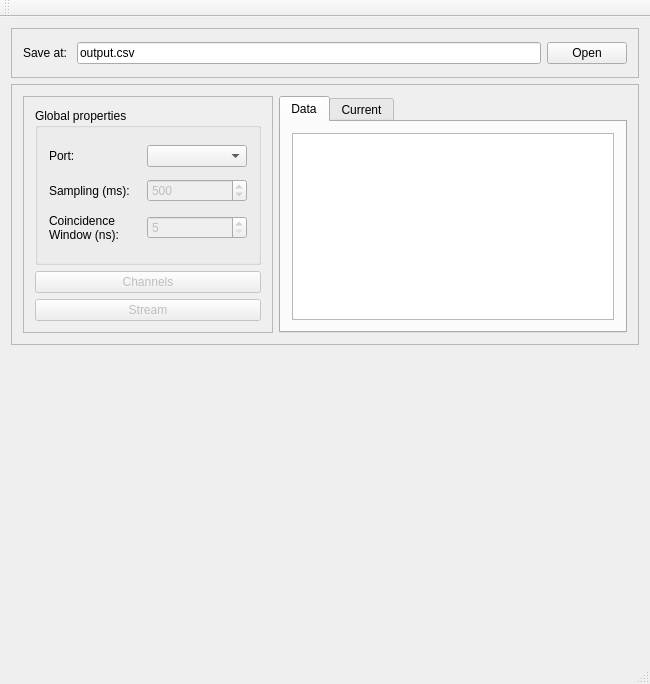
<?xml version="1.0" encoding="UTF-8"?>
<ui version="4.0">
 <class>MainWindow</class>
 <widget class="QMainWindow" name="MainWindow">
  <property name="geometry">
   <rect>
    <x>0</x>
    <y>0</y>
    <width>650</width>
    <height>684</height>
   </rect>
  </property>
  <property name="windowTitle">
   <string>Quantum</string>
  </property>
  <property name="unifiedTitleAndToolBarOnMac">
   <bool>false</bool>
  </property>
  <widget class="QWidget" name="centralWidget">
   <layout class="QVBoxLayout" name="verticalLayout">
    <item>
     <widget class="QFrame" name="frame">
      <property name="minimumSize">
       <size>
        <width>0</width>
        <height>50</height>
       </size>
      </property>
      <property name="maximumSize">
       <size>
        <width>16777215</width>
        <height>50</height>
       </size>
      </property>
      <property name="frameShape">
       <enum>QFrame::StyledPanel</enum>
      </property>
      <property name="frameShadow">
       <enum>QFrame::Raised</enum>
      </property>
      <layout class="QHBoxLayout" name="horizontalLayout_2">
       <item>
        <widget class="QLabel" name="label">
         <property name="text">
          <string>Save at: </string>
         </property>
        </widget>
       </item>
       <item>
        <widget class="QLineEdit" name="save_line">
         <property name="text">
          <string>output.csv</string>
         </property>
        </widget>
       </item>
       <item>
        <widget class="QPushButton" name="save_button">
         <property name="text">
          <string>Open</string>
         </property>
        </widget>
       </item>
      </layout>
     </widget>
    </item>
    <item>
     <widget class="QFrame" name="frame_3">
      <property name="frameShape">
       <enum>QFrame::StyledPanel</enum>
      </property>
      <property name="frameShadow">
       <enum>QFrame::Raised</enum>
      </property>
      <layout class="QHBoxLayout" name="horizontalLayout_5">
       <item>
        <widget class="QFrame" name="frame_4">
         <property name="minimumSize">
          <size>
           <width>250</width>
           <height>0</height>
          </size>
         </property>
         <property name="frameShape">
          <enum>QFrame::StyledPanel</enum>
         </property>
         <property name="frameShadow">
          <enum>QFrame::Raised</enum>
         </property>
         <layout class="QGridLayout" name="gridLayout">
          <item row="2" column="0">
           <widget class="QPushButton" name="channels_button">
            <property name="enabled">
             <bool>false</bool>
            </property>
            <property name="text">
             <string>Channels</string>
            </property>
           </widget>
          </item>
          <item row="0" column="0">
           <widget class="QGroupBox" name="groupBox">
            <property name="title">
             <string>Global properties</string>
            </property>
            <property name="flat">
             <bool>false</bool>
            </property>
            <layout class="QGridLayout" name="gridLayout_2">
             <item row="0" column="0">
              <widget class="QLabel" name="label_2">
               <property name="text">
                <string>Port:</string>
               </property>
              </widget>
             </item>
             <item row="0" column="1">
              <widget class="QComboBox" name="port_box">
               <property name="minimumSize">
                <size>
                 <width>100</width>
                 <height>0</height>
                </size>
               </property>
              </widget>
             </item>
             <item row="2" column="0">
              <widget class="QLabel" name="label_3">
               <property name="text">
                <string>Sampling (ms):</string>
               </property>
              </widget>
             </item>
             <item row="3" column="0">
              <widget class="QLabel" name="label_5">
               <property name="text">
                <string>Coincidence
Window (ns):</string>
               </property>
              </widget>
             </item>
             <item row="3" column="1">
              <widget class="QSpinBox" name="coin_spinBox">
               <property name="enabled">
                <bool>false</bool>
               </property>
               <property name="maximumSize">
                <size>
                 <width>100</width>
                 <height>16777215</height>
                </size>
               </property>
               <property name="correctionMode">
                <enum>QAbstractSpinBox::CorrectToNearestValue</enum>
               </property>
               <property name="keyboardTracking">
                <bool>false</bool>
               </property>
               <property name="minimum">
                <number>5</number>
               </property>
               <property name="maximum">
                <number>1000000</number>
               </property>
               <property name="singleStep">
                <number>5</number>
               </property>
               <property name="value">
                <number>5</number>
               </property>
              </widget>
             </item>
             <item row="2" column="1">
              <widget class="QSpinBox" name="samp_spinBox">
               <property name="enabled">
                <bool>false</bool>
               </property>
               <property name="maximumSize">
                <size>
                 <width>100</width>
                 <height>16777215</height>
                </size>
               </property>
               <property name="correctionMode">
                <enum>QAbstractSpinBox::CorrectToNearestValue</enum>
               </property>
               <property name="keyboardTracking">
                <bool>false</bool>
               </property>
               <property name="minimum">
                <number>20</number>
               </property>
               <property name="maximum">
                <number>1000000</number>
               </property>
               <property name="value">
                <number>500</number>
               </property>
              </widget>
             </item>
            </layout>
           </widget>
          </item>
          <item row="3" column="0">
           <widget class="QPushButton" name="stream_button">
            <property name="enabled">
             <bool>false</bool>
            </property>
            <property name="text">
             <string>Stream</string>
            </property>
           </widget>
          </item>
         </layout>
        </widget>
       </item>
       <item>
        <widget class="QTabWidget" name="tabWidget">
         <property name="minimumSize">
          <size>
           <width>300</width>
           <height>150</height>
          </size>
         </property>
         <property name="currentIndex">
          <number>0</number>
         </property>
         <widget class="QWidget" name="tab">
          <attribute name="title">
           <string>Data</string>
          </attribute>
          <layout class="QHBoxLayout" name="horizontalLayout_3">
           <item>
            <widget class="QTableWidget" name="table">
             <property name="enabled">
              <bool>true</bool>
             </property>
             <property name="dragEnabled">
              <bool>true</bool>
             </property>
             <property name="rowCount">
              <number>0</number>
             </property>
             <property name="columnCount">
              <number>0</number>
             </property>
             <attribute name="horizontalHeaderShowSortIndicator" stdset="0">
              <bool>false</bool>
             </attribute>
             <attribute name="verticalHeaderDefaultSectionSize">
              <number>16</number>
             </attribute>
             <attribute name="verticalHeaderMinimumSectionSize">
              <number>16</number>
             </attribute>
             <attribute name="verticalHeaderShowSortIndicator" stdset="0">
              <bool>false</bool>
             </attribute>
            </widget>
           </item>
          </layout>
         </widget>
         <widget class="QWidget" name="tab_3">
          <attribute name="title">
           <string>Current</string>
          </attribute>
          <layout class="QVBoxLayout" name="verticalLayout_2"/>
         </widget>
        </widget>
       </item>
      </layout>
     </widget>
    </item>
    <item>
     <widget class="QWidget" name="plot_widget" native="true">
      <property name="sizePolicy">
       <sizepolicy hsizetype="MinimumExpanding" vsizetype="MinimumExpanding">
        <horstretch>0</horstretch>
        <verstretch>0</verstretch>
       </sizepolicy>
      </property>
      <property name="minimumSize">
       <size>
        <width>0</width>
        <height>300</height>
       </size>
      </property>
      <layout class="QVBoxLayout" name="plot_layout"/>
     </widget>
    </item>
   </layout>
  </widget>
  <widget class="QToolBar" name="mainToolBar">
   <attribute name="toolBarArea">
    <enum>TopToolBarArea</enum>
   </attribute>
   <attribute name="toolBarBreak">
    <bool>false</bool>
   </attribute>
  </widget>
  <widget class="QStatusBar" name="statusBar"/>
  <widget class="QMenuBar" name="menuBar">
   <property name="geometry">
    <rect>
     <x>0</x>
     <y>0</y>
     <width>650</width>
     <height>17</height>
    </rect>
   </property>
  </widget>
  <action name="actionSave_as">
   <property name="text">
    <string>Save as</string>
   </property>
  </action>
  <action name="actionSave">
   <property name="text">
    <string>Save</string>
   </property>
  </action>
  <action name="actionExtract">
   <property name="text">
    <string>Extract</string>
   </property>
  </action>
 </widget>
 <layoutdefault spacing="6" margin="11"/>
 <resources/>
 <connections/>
</ui>
